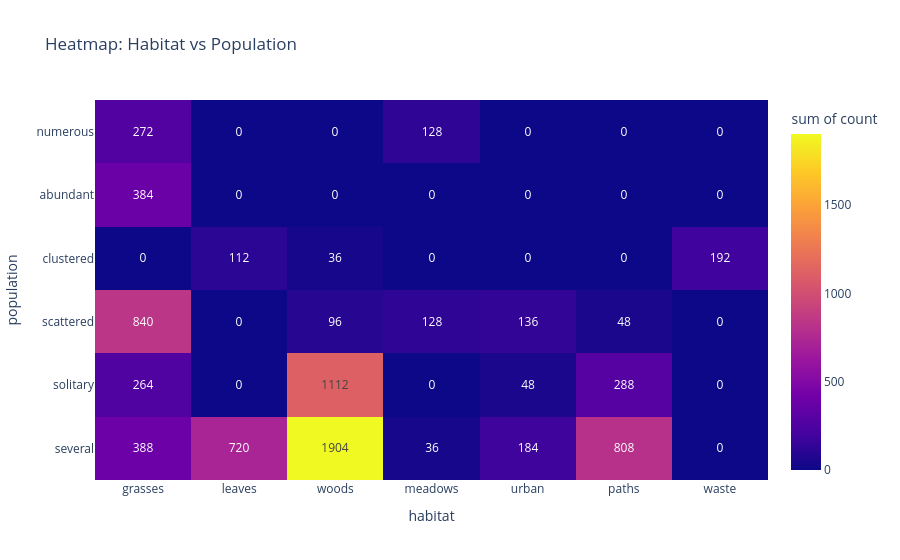

This figure's notebook cell:
### Code cell
# Heatmap: Habitat vs Population
heatmap_data = (
    df.group_by(["habitat", "population", 'class'])
    .agg(pl.len().alias("count"))
)

fig = px.density_heatmap(
    heatmap_data,
    x="habitat", 
    y="population", 
    z="count",
    title="Heatmap: Habitat vs Population",
    text_auto=True,
)
fig.show()

### Figure 1 — Plotly figure (JSON) as saved in the notebook; plotly's stock layout.template omitted (floating-point values rounded to 4 significant figures)
{"data": [{"coloraxis": "coloraxis", "histfunc": "sum", "hovertemplate": "habitat=%{x}<br>population=%{y}<br>sum of count=%{z}<extra></extra>", "name": "", "texttemplate": "%{z}", "type": "histogram2d", "x": ["grasses", "grasses", "leaves", "woods", "meadows", "grasses", "woods", "urban", "woods", "grasses", "paths", "grasses", "leaves", "urban", "woods", "paths", "grasses", "waste", "urban", "woods", "woods", "grasses", "paths", "meadows", "paths", "urban", "leaves", "leaves", "paths", "meadows"], "xaxis": "x", "xbingroup": "x", "y": ["several", "solitary", "several", "several", "several", "scattered", "solitary", "scattered", "clustered", "abundant", "solitary", "solitary", "clustered", "several", "several", "solitary", "scattered", "clustered", "several", "solitary", "scattered", "numerous", "scattered", "numerous", "several", "solitary", "several", "clustered", "several", "scattered"], "yaxis": "y", "ybingroup": "y", "z": [388, 216, 144, 984, 36, 704, 216, 136, 36, 384, 216, 48, 16, 48, 920, 72, 136, 192, 136, 896, 96, 272, 48, 128, 792, 48, 576, 96, 16, 128]}], "layout": {"coloraxis": {"colorbar": {"title": {"text": "sum of count"}}, "colorscale": [[0, "#0d0887"], [0.1111, "#46039f"], [0.2222, "#7201a8"], [0.3333, "#9c179e"], [0.4444, "#bd3786"], [0.5556, "#d8576b"], [0.6667, "#ed7953"], [0.7778, "#fb9f3a"], [0.8889, "#fdca26"], [1, "#f0f921"]]}, "legend": {"tracegroupgap": 0}, "title": {"text": "Heatmap: Habitat vs Population"}, "xaxis": {"anchor": "y", "domain": [0, 1], "title": {"text": "habitat"}}, "yaxis": {"anchor": "x", "domain": [0, 1], "title": {"text": "population"}}}}
